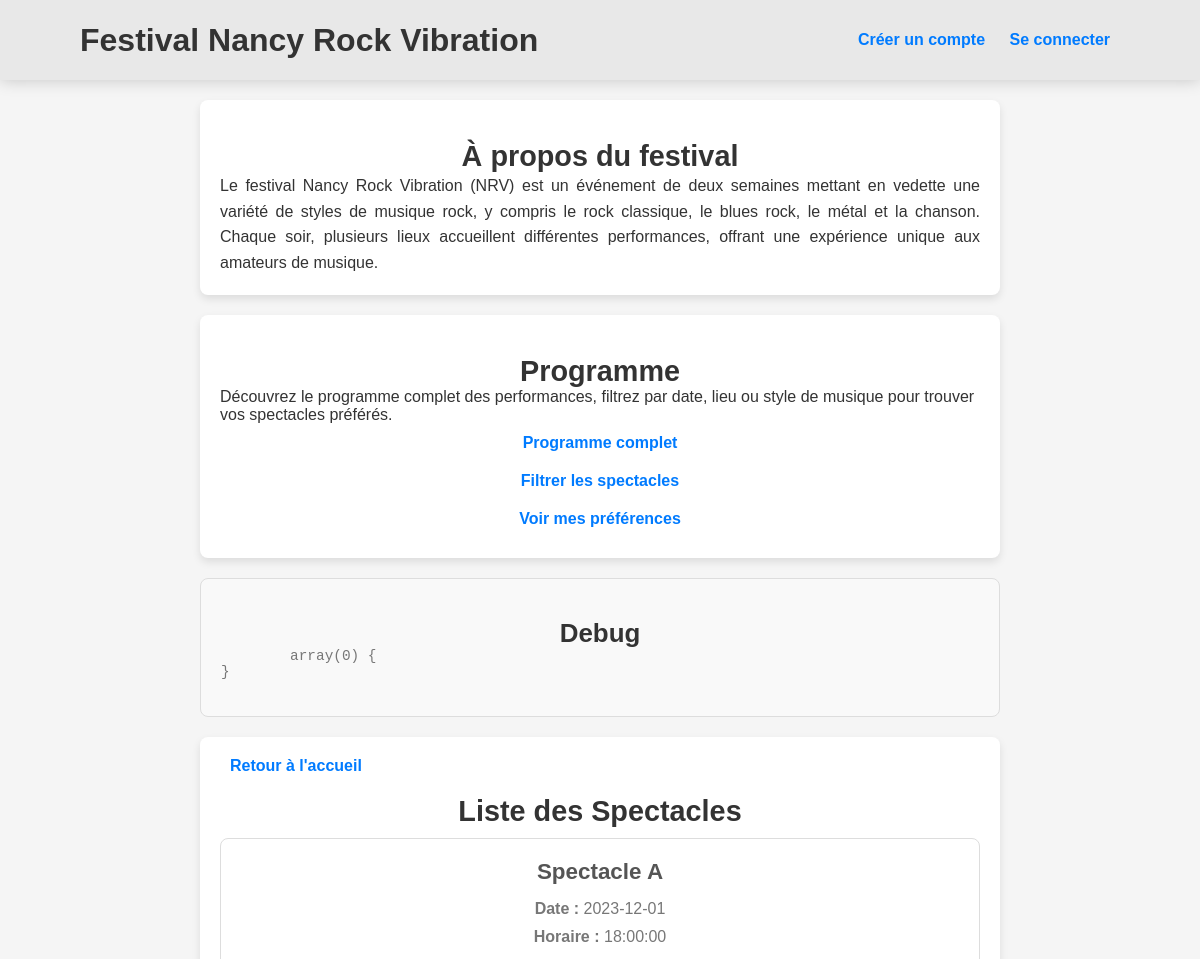
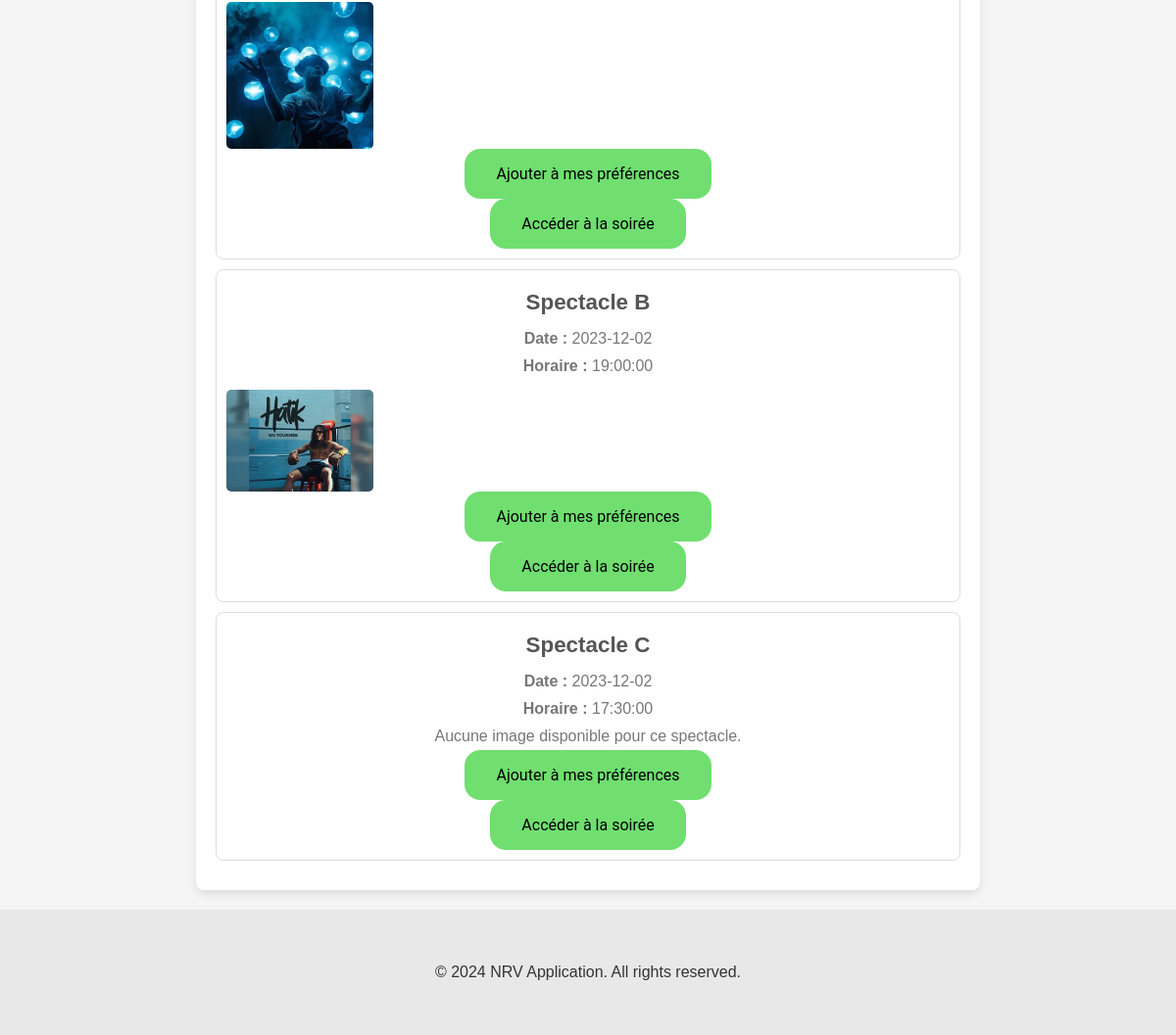
Page /?action=spectacles&filter=all on the committed database (2 pictures, top to bottom).
### tables this page shows
CREATE TABLE spectacle
(
    spectacle_id            INT PRIMARY KEY AUTO_INCREMENT,
    spectacle_titre         VARCHAR(255) NOT NULL,
    spectacle_description   TEXT,
    spectacle_style_musique VARCHAR(255),
    spectacle_duree         TIME,
    spectacle_horaire       TIME,
    spectacle_soiree_id     INT          NOT NULL
);

CREATE TABLE soiree
(
    soiree_id            INT PRIMARY KEY AUTO_INCREMENT,
    soiree_nom           VARCHAR(255) NOT NULL,
    soiree_thematique    VARCHAR(255)   DEFAULT NULL,
    soiree_date          DATE         NOT NULL,
    soiree_horaire_debut TIME         NOT NULL,
    soiree_lieu_id       INT          NOT NULL,
    soiree_tarif         DECIMAL(10, 2) DEFAULT 0
);

CREATE TABLE image
(
    image_id           INT PRIMARY KEY AUTO_INCREMENT,
    image_url          VARCHAR(255) NOT NULL,
    image_spectacle_id INT DEFAULT NULL,
    image_soiree_id    INT DEFAULT NULL
);

### src/classes/Actions/ListSpectaclesAction.php (called while the page is built, shortened)
<?php
class ListSpectaclesAction extends Action{
    public function execute(): string
    {
        $repository = NRVRepository::getInstance();
        $spectacles = $repository->getAllSpectacles();
        return $this->renderPage($spectacles);
    }
    private function renderPage(array $spectacles): string
    {
        include ROOT_PATH . '/src/views/pages/home.php';
        include ROOT_PATH . '/src/views/pages/spectacles.php';
        include ROOT_PATH . '/src/views/layout.php';
        return ob_get_clean();
    }
}

### public/index.php (called while the page is built, shortened)
<?php
try {
    $dispatcher = new Dispatcher();
    $dispatcher->dispatch();
} catch (Exception $e) {
    http_response_code(500);
    error_log("Erreur du serveur : " . $e->getMessage());
    exit;
}

### src/classes/Database/NRVRepository.php (called while the page is built, shortened)
<?php
class NRVRepository
{
    private static ?PDO $database;
    private static ?NRVRepository $instance = null;
    private function __construct()
    {
        try {
            self::$database = new PDO($_ENV['DB_CONNECTION'] . ":host=" . $_ENV['DB_HOST'] . ";dbname=" . $_ENV['DB_DATABASE'], $_ENV['DB_USERNAME'], $_ENV['DB_PASSWORD'], [PDO::ATTR_ERRMODE => PDO::ERRMODE_EXCEPTION, PDO::MYSQL_ATTR_INIT_COMMAND => "SET NAMES utf8mb4"]);
        } catch (PDOException $e) {
            throw new Exception("Echec de la connexion à la base de données: " . $e->getMessage());
        }
    }
    public static function getInstance(): ?NRVRepository
    {
        if (is_null(self::$instance)) {
            self::$instance = new NRVRepository();
        }
        return self::$instance;
    }
    public function getAllSpectacles(): bool|array
    {
        $query = "SELECT
                        spectacle.*,
                        soiree.soiree_date AS spectacle_date,
                        spectacle.spectacle_horaire AS spectacle_horaire,
                        image.image_url AS image_spectacle_url,
                        soiree.soiree_id AS soiree_id
                FROM spectacle
                JOIN soiree ON spectacle.spectacle_soiree_id = soiree.soiree_id
                LEFT JOIN image ON spectacle.spectacle_id = image.image_spectacle_id
                ";
        $stmt = self::$database->prepare($query);
        $stmt->execute();
        return $stmt->fetchAll(PDO::FETCH_ASSOC);
    }
}

### src/views/pages/spectacles.php (the view, shortened to what this page needs)
<section id="featured-performances">
    <a href="?action=default">Retour à l'accueil</a>
    <h2>Liste des Spectacles</h2>
    <?php
    $favoritesIds = isset($_COOKIE['preferences']) ? json_decode($_COOKIE['preferences'], true) : [];
    ?>
    <?php if (!empty($spectacles) && is_array($spectacles)): ?>
        <?php foreach ($spectacles as $spectacle): ?>
            <article class="spectacle-card">
                <div class="spectacle-info">
                    <h3><?= htmlspecialchars($spectacle['spectacle_titre']) ?></h3>
                    <p><strong>Date :</strong> <?= htmlspecialchars($spectacle['spectacle_date']) ?></p>
                    <p><strong>Horaire :</strong> <?= htmlspecialchars($spectacle['spectacle_horaire']) ?></p>
                    <?php
                    if (!empty($spectacle['image_spectacle_url'])):
                        $image_url = "./images/spectacles/" . htmlspecialchars($spectacle['image_spectacle_url']); ?>
                        <img src="<?= $image_url ?>" alt="Image du spectacle <?= htmlspecialchars($spectacle['spectacle_titre']) ?>" class="spectacle-image">
                    <?php else: ?>
                        <p>Aucune image disponible pour ce spectacle.</p>
                    <?php endif; ?>
                    <?php if (!in_array($spectacle['spectacle_id'], $favoritesIds)): ?>
                        <form action="?action=addpref" method="POST">
                            <button type="submit">Ajouter à mes préférences</button>
                        </form>
                    <?php else: ?>
                        <p>Ce spectacle est déjà dans vos préférences.</p>
                    <?php endif; ?>
                    <form action="?action=soiree" method="GET">
                        <button type="submit">Accéder à la soirée</button>
                    </form>
                </div>
            </article>
        <?php endforeach; ?>
    <?php else: ?>
        <p class="no-spectacle">Aucun spectacle disponible.</p>
    <?php endif; ?>
</section>

### public/style/style.css (style rules this page uses)
* { margin: 0; padding: 0; box-sizing: border-box; }
body { font-family: 'Roboto', sans-serif; background-color: #f6f6f6; font-size: 16px; min-height: 100vh; }
button { font-family: 'Roboto', sans-serif; font-size: 16px; background: #70df70; border-radius: 1em; border: unset; outline: unset; padding: 1em 2em; cursor: pointer; }
body { font-family: Arial, sans-serif; color: #333; background-color: #f5f5f5; margin: 0; padding: 0; }
h2 { font-size: 1.8em; color: #333; margin-top: 20px; text-align: center; }
section a { color: #007bff; text-decoration: none; margin: 0 10px; font-weight: bold; transition: color 0.3s; }
#featured-performances { max-width: 800px; margin: 20px auto; padding: 20px; background-color: #fff; border-radius: 8px; box-shadow: 0 4px 8px rgba(0, 0, 0, 0.1); }
.spectacle-card { display: flex; align-items: center; border: 1px solid #ddd; border-radius: 8px; margin: 10px 0; padding: 10px; }
.spectacle-info { display: flex; flex-direction: column; text-align: center; width: 100%; }
.spectacle-info h3 { margin: 10px 0; color: #555; font-size: 1.4em; }
.spectacle-info p { margin: 5px 0; color: #777; font-size: 1em; }
.spectacle-image { width: 100%; max-width: 150px; height: auto; border-radius: 5px; margin-top: 10px; }

### rows in the picture
spectacle: spectacle_titre "Spectacle A", spectacle_soiree.soiree_date "2023-12-01", spectacle_horaire "18:00:00", image.image_url (picture)
spectacle: spectacle_titre "Spectacle B", spectacle_soiree.soiree_date "2023-12-02", spectacle_horaire "19:00:00", image.image_url (picture)
spectacle: spectacle_titre "Spectacle C", spectacle_soiree.soiree_date "2023-12-02", spectacle_horaire "17:30:00", shows "Aucune image disponible pour ce spectacle."
